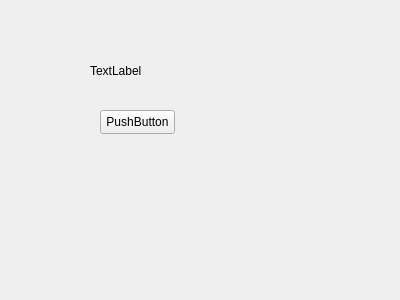
<?xml version="1.0" encoding="UTF-8"?>
<ui version="4.0">
 <class>Form</class>
 <widget class="QWidget" name="Form">
  <property name="geometry">
   <rect>
    <x>0</x>
    <y>0</y>
    <width>400</width>
    <height>300</height>
   </rect>
  </property>
  <property name="windowTitle">
   <string>Form</string>
  </property>
  <widget class="QPushButton" name="pushButton">
   <property name="geometry">
    <rect>
     <x>100</x>
     <y>110</y>
     <width>75</width>
     <height>24</height>
    </rect>
   </property>
   <property name="text">
    <string>PushButton</string>
   </property>
  </widget>
  <widget class="QLabel" name="label">
   <property name="geometry">
    <rect>
     <x>90</x>
     <y>60</y>
     <width>161</width>
     <height>21</height>
    </rect>
   </property>
   <property name="text">
    <string>TextLabel</string>
   </property>
  </widget>
 </widget>
 <resources/>
 <connections/>
</ui>
